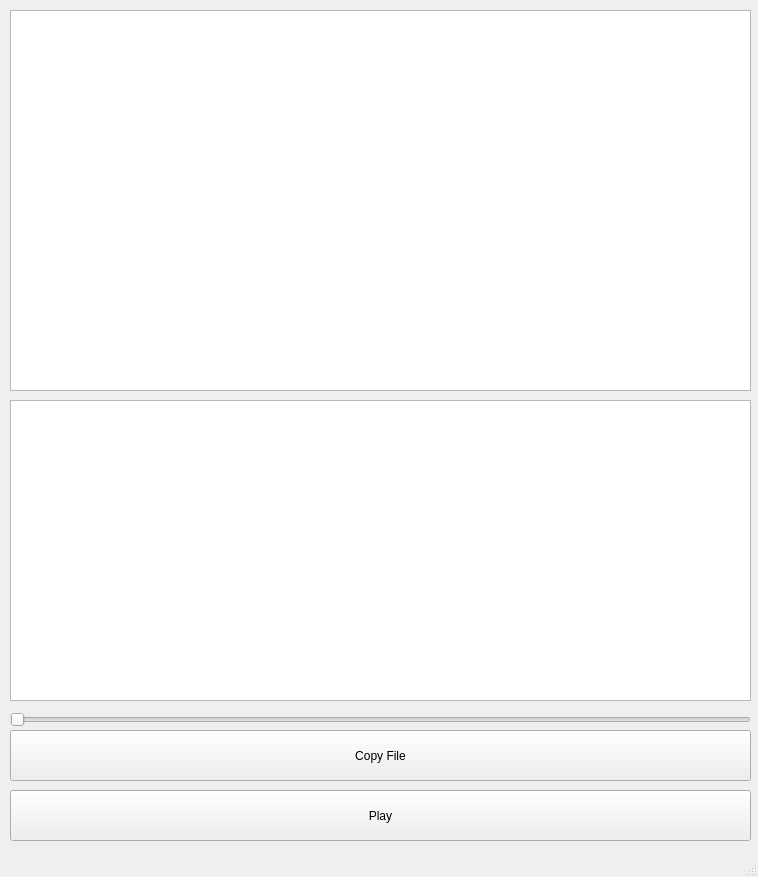
<?xml version="1.0" encoding="UTF-8"?>
<ui version="4.0">
 <class>MainWindow</class>
 <widget class="QMainWindow" name="MainWindow">
  <property name="geometry">
   <rect>
    <x>0</x>
    <y>0</y>
    <width>758</width>
    <height>877</height>
   </rect>
  </property>
  <property name="windowTitle">
   <string>MainWindow</string>
  </property>
  <widget class="QWidget" name="centralwidget">
   <widget class="QListWidget" name="listWidget">
    <property name="geometry">
     <rect>
      <x>10</x>
      <y>10</y>
      <width>741</width>
      <height>381</height>
     </rect>
    </property>
    <property name="font">
     <font>
      <pointsize>36</pointsize>
     </font>
    </property>
    <property name="selectionRectVisible">
     <bool>true</bool>
    </property>
   </widget>
   <widget class="QPushButton" name="pushButton">
    <property name="geometry">
     <rect>
      <x>10</x>
      <y>790</y>
      <width>741</width>
      <height>51</height>
     </rect>
    </property>
    <property name="text">
     <string>Play</string>
    </property>
   </widget>
   <widget class="QTextEdit" name="textEdit">
    <property name="geometry">
     <rect>
      <x>10</x>
      <y>400</y>
      <width>741</width>
      <height>301</height>
     </rect>
    </property>
   </widget>
   <widget class="QPushButton" name="pushButton_2">
    <property name="geometry">
     <rect>
      <x>10</x>
      <y>730</y>
      <width>741</width>
      <height>51</height>
     </rect>
    </property>
    <property name="text">
     <string>Copy File</string>
    </property>
   </widget>
   <widget class="QSlider" name="horizontalSlider">
    <property name="geometry">
     <rect>
      <x>10</x>
      <y>710</y>
      <width>741</width>
      <height>20</height>
     </rect>
    </property>
    <property name="orientation">
     <enum>Qt::Horizontal</enum>
    </property>
   </widget>
  </widget>
  <widget class="QMenuBar" name="menubar">
   <property name="geometry">
    <rect>
     <x>0</x>
     <y>0</y>
     <width>758</width>
     <height>20</height>
    </rect>
   </property>
  </widget>
  <widget class="QStatusBar" name="statusbar"/>
 </widget>
 <resources/>
 <connections/>
</ui>
